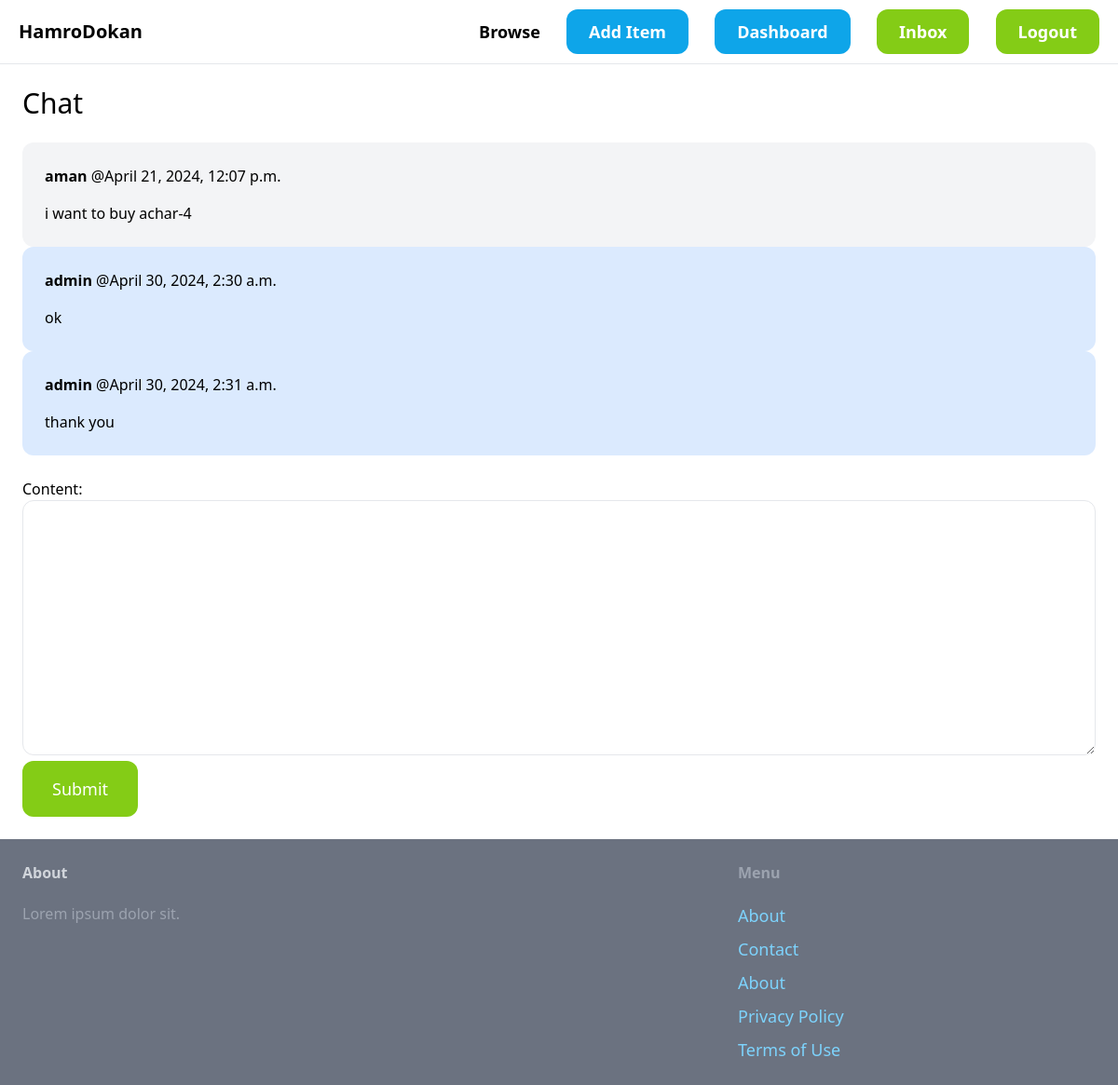
The app's page /inbox/5/ (signed in) with its own data.
### chat/models.py (models this page shows)
class chatmessages(models.Model):
  chat=models.ForeignKey(Chat, related_name='messages',on_delete=models.CASCADE)
  content=models.TextField()
  created_at=models.DateTimeField(auto_now_add=True)
  created_by= models.ForeignKey(User,related_name='created_chats',on_delete=models.CASCADE)

### chat/views.py (the view)
# urls.py: path('<int:pk>/',views.detail,name='detail'),
@login_required
def detail(request,pk):
  chat=Chat.objects.filter(members__in=[request.user.id]).get(pk=pk)
  if request.method == 'POST':
    form = ChatmessagesForm(request.POST)
    if form.is_valid():
      chat_message=form.save(commit=False)
      chat_message.chat=chat
      chat_message.created_by=request.user
      chat_message.save()
      return redirect('chat:detail',pk=pk)
  else:
    form= ChatmessagesForm()
  return render(request,'chat/chat.html',{
    'chat':chat,
    'form':form,
  })

### chat/forms.py
class ChatmessagesForm(forms.ModelForm):
  class Meta:
    model=chatmessages
    fields=('content',)
    widgets={
      'content':forms.Textarea(attrs={
        'class':'w-full py-4 px-6 rounded-xl border'
      })
    }

### chat/templates/chat/chat.html (shortened to what this page needs)
{%extends 'core/base.html'%}
{%block content%}
<h1 class="mb-6 text-3xl ">Chat</h1>
<div classs="space-y-6">
  {% for message in chat.messages.all %}
    <div class="p-6 flex {%if message.created_by == request.user %}bg-blue-100 {%else%} bg-gray-100 {% endif %} rounded-xl">
      <div>
        <p class="mb-4 "> <strong>
          {{message.created_by.username}}
        </strong>@{{message.created_at}}</p>
      <p>{{message.content}}</p>
      </div>
    </div>
   {%endfor%}
</div>
<form method="post" action="." class="mt-6">
  {{form.as_p}}
  <button class=" py-4 px-8 text-lg bg-lime-500 hover:bg-lime-700 rounded-xl text-white ">Submit</button>
</form>
{%endblock%}

### records on screen
chatmessages: created_by.username "aman", created_at "April 21, 2024, 12:07 p.m.", content "i want to buy achar-4"
chatmessages: created_by.username "admin", created_at "April 30, 2024, 2:30 a.m.", content "ok"
chatmessages: created_by.username "admin", created_at "April 30, 2024, 2:31 a.m.", content "thank you"
